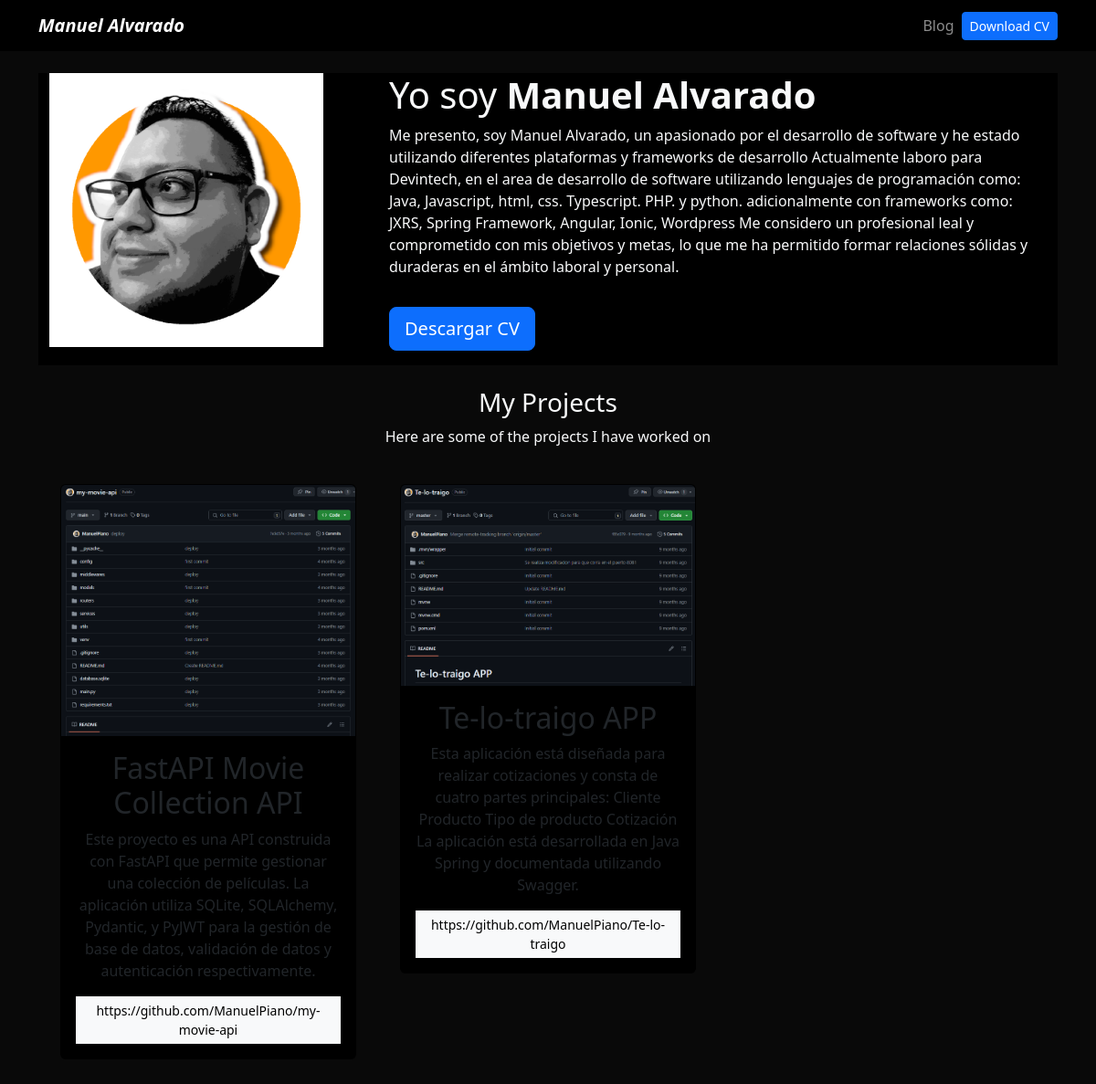
The page / on the database its author committed.
### portfolio/models.py (models this page shows)
class project(models.Model):
    title = CharField(max_length=100)
    description = CharField(max_length=250)
    image = ImageField(upload_to='portfolio/images/')
    url = URLField(blank=True)

### portfolio/views.py (the view)
# urls.py: 2. Add a URL to urlpatterns:  path('', views.home, name='home')
def home (request):
    projects = project.objects.all()
    return render(request, 'home.html', {'projects': projects})

### portfolio/templates/home.html (shortened to what this page needs)
{% extends "layout.html" %} {% block content %} {% load static %}
<header class="row bg-black">
  <div class="col-md-4">
    <img
      class="profile-img"
      src="{% static 'portfolio/profile.png' %}"
      alt=""
    />
  </div>
  <div class="col-md-8 my-auto">
    <h1>Yo soy <strong>Manuel Alvarado</strong></h1>
    <p>
      Me presento, soy Manuel Alvarado, un apasionado por el desarrollo de
      software y he estado utilizando diferentes plataformas y frameworks de
      desarrollo Actualmente laboro para Devintech, en el area de desarrollo de
      software utilizando lenguajes de programación como: Java, Javascript,
      html, css. Typescript. PHP. y python. adicionalmente con frameworks como:
      JXRS, Spring Framework, Angular, Ionic, Wordpress Me considero un
      profesional leal y comprometido con mis objetivos y metas, lo que me ha
      permitido formar relaciones sólidas y duraderas en el ámbito laboral y
      personal.
    </p>
    <a
      href="{% static 'portfolio/cv.pdf' %}"
      class="btn btn-primary btn-lg rounded-o my-3"
      >Descargar CV</a
    >
  </div>
</header>
<div class="row my-4 text-center">
  <h3>My Projects</h3>
  <p>Here are some of the projects I have worked on</p>
  {% for project in projects %}
  <div class="col-md-4 p-4">
    <div class="card bg-black card-project">
      <img
          class="card-img-top"
          src="{{ project.image.url }}"
          alt="{{ project.title }}"
        />
      <div class="card-body">
        <h2>{{ project.title }}</h2>
        <p>{{ project.description }}</p>
        {% if project.url%}
        <a href="{project.image.url}" class="btn btn-light rounded-0 btn-sm" target="_blank">{{project.url}}</a>
        {% endif %}
      </div>
    </div>
  </div>
  {% endfor %} {% endblock %}

### portfolio/templates/layout.html (shortened to what this page needs)
{% load static %}
<!DOCTYPE html>
<html lang="en">
  <head>
    <link
      href="https://cdn.jsdelivr.net/npm/bootstrap@5.3.3/dist/css/bootstrap.min.css"
      rel="stylesheet"
    />
    <link rel="stylesheet" href="{% static 'main.css' %}" />
  </head>
  <body class="text-light">
    {% include 'partials/navbar.html' %}
    <div class="container p-4">{% block content %} {% endblock %}</div>
  </body>
</html>

### portfolio/templates/partials/navbar.html (shortened to what this page needs)
{% load static %}
<nav class="navbar navbar-expand-lg navbar-dark bg-black">
    <div class="container">
      <a class="navbar-brand fw-bold fst-italic" href="/">Manuel Alvarado</a>
      <div class="collapse navbar-collapse" id="navbarSupportedContent">
        <ul class="navbar-nav ms-auto mb-2 mb-lg-0">
          <li class="nav-item">
            <a class="nav-link" href="{% url 'blog:posts' %}">Blog</a>
          </li>
          <li class="nav-item d-flex align-items-center">
            <a class="btn btn-primary btn-sm" href="{% static 'portfolio/cv.pdf' %}" target="_blank">Download CV </a>
          </li>
        </ul>
      </div>
    </div>
  </nav>

### portfolio/static/main.css (style rules this page uses)
body { background: #090909; }
.profile-img { width: 300px; height: auto; }
.bg-black { background: #000; }

### rows shown on the page
project: image (picture), title "FastAPI Movie Collection API", description "Este proyecto es una API construida con FastAPI que permite gestionar una colección de películas. La aplicación utiliza SQLite, SQLAlchemy, Pydantic, y PyJWT para la gestión de base de datos, validación de datos y autenticación respectivamente.", url "https://github.com/ManuelPiano/my-movie-api"
project: image (picture), title "Te-lo-traigo APP", description "Esta aplicación está diseñada para realizar cotizaciones y consta de cuatro partes principales: Cliente Producto Tipo de producto Cotización La aplicación está desarrollada en Java Spring y documentada utilizando Swagger.", url "https://github.com/ManuelPiano/Te-lo-traigo"
